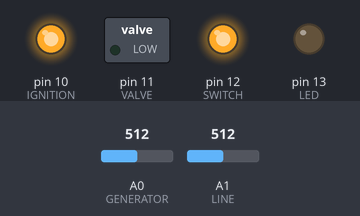
The sketch below on a simulated Arduino Uno, built with avr-gcc and run on an emulated ATmega328P. On the bench: switched loads named in the sketch (green lamp = pin HIGH), output pins drawn as LEDs (lit = HIGH). The test bench sets the inputs (shaded band); at power-on: A1 (LINE) = 512, A0 (GENERATOR) = 512.

Above: at 13.9 s.
14.0 s: A1 (LINE) set to 372
27.8 s: A1 (LINE) set to 348
At 34.8 s:
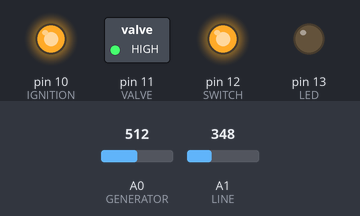
40.9 s: A0 (GENERATOR) set to 368
54.9 s: A0 (GENERATOR) set to 341
At 60.3 s:
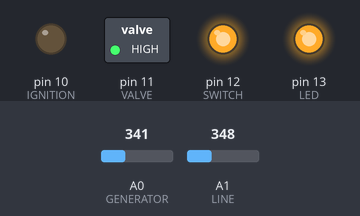
68.9 s: A0 (GENERATOR) set to 370
At 77.4 s:
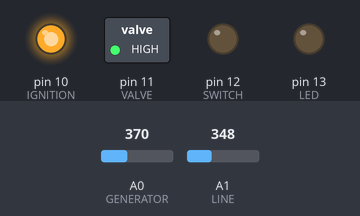
Timing chart, 0 to 82.6 s (numbered marks = the images above; inputs shaded):
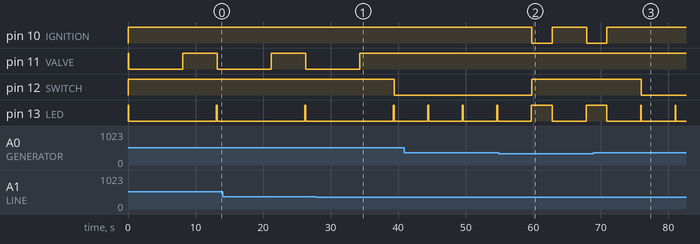

Measured:
- the behaviour switches between 360 and 359 on A1 (LINE) (found by bisection; images 0 and 1)
- the behaviour switches between 360 and 359 on A0 (GENERATOR) (found by bisection; images 1 and 2)
- after the input at 27.8 s, pin 11 (VALVE): goes on until 34.3 s, then stays HIGH; pin 12 (SWITCH): HIGH → LOW after 11.6 s
- after the input at 54.9 s, pin 10 (IGNITION): HIGH → LOW after 4.9 s, → HIGH 3.0 s later, → LOW 5.1 s later; pin 12 (SWITCH): LOW → HIGH after 4.9 s
- after the input at 68.9 s, pin 12 (SWITCH): HIGH → LOW after 7.1 s
- by itself, pin 13 (LED): alternates HIGH for 0.10 s and LOW for 5.0 s

The sketch:

generator-ats-arduino.ino
```cpp
// Max Volt = 570 (~300V)
// Min Volt = 350 (~180V)
const short MIN_VOLT = 360;
const short MAX_VOLT = 570;

const short GENERATOR = A0;
const short LINE = A1;

const byte LOOP_DELAY = 5;
const byte VALVE_DELAY = 8;
const byte IGNITION_DELAY = 3;

const byte IGNITION = 10;
const byte VALVE = 11;
const byte SWITCH = 12;
const byte LED = 13;

byte IGNITION_ATTEMPTS = 0;

// the setup function runs once when you press reset or power the board
void setup() {
  // initialize digital pins as outputs.
  pinMode(IGNITION, OUTPUT);
  pinMode(VALVE, OUTPUT);
  pinMode(SWITCH, OUTPUT);
  pinMode(LED, OUTPUT);
  digitalWrite(IGNITION, HIGH);
  digitalWrite(VALVE, HIGH);
  digitalWrite(SWITCH, HIGH);
  //Serial.begin(9600);
}

// the loop function runs over and over again forever
void loop() {
  // read the input voltages
  digitalWrite(LED, HIGH);
  short line_volt = analogRead(LINE);
  delay(100); // delay to stablize ADC
  short gen_volt = analogRead(GENERATOR);
//  Serial.println("L");
//  Serial.println(line_volt);
//  Serial.println("G");
//  Serial.println(gen_volt);
  digitalWrite(LED, LOW);
  if (line_volt >= MIN_VOLT) {
    IGNITION_ATTEMPTS = 0;
    // switch load to mains.
    digitalWrite(SWITCH, HIGH);
    if (gen_volt >= MIN_VOLT) {
      // cut off gas to generator
      digitalWrite(VALVE, LOW);
      delay(VALVE_DELAY * 1000);
      digitalWrite(VALVE, HIGH);
    }
  } else {
    if (gen_volt < MIN_VOLT) {
      // try to start generator
      if (IGNITION_ATTEMPTS < 2) {
        digitalWrite(SWITCH, HIGH); // switch load to mains.
        digitalWrite(IGNITION, LOW);
        digitalWrite(LED, HIGH);
        delay(IGNITION_DELAY * 1000);
        digitalWrite(IGNITION, HIGH);
        digitalWrite(LED, LOW);
        IGNITION_ATTEMPTS++;
      }
    } else {
      // switch load to generator
      digitalWrite(SWITCH, LOW);
    }
  }
  delay(LOOP_DELAY * 1000);
}
```
